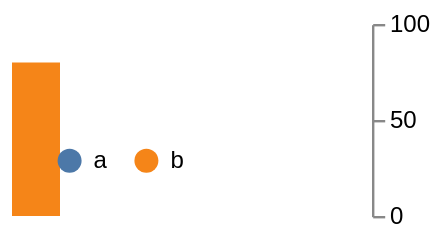

Vega-Lite specification for this chart:
### Vega specification from a JSON file in a GitHub repository (floating-point values rounded to 4 significant figures)
{"$schema": "https://vega.github.io/schema/vega/v6.json", "description": "**A guide's orientation may be computed, and reading it as text refuses it.** Every guide property accepts a `{\"signal\": …}`, and the enum-valued ones were the last to notice: an object is not a word, so reading one as text produced `[object Object]`, the parse of it failed, and what happened next depended on the property. A legend's orientation fell back to its default corner with a diagnostic. An **axis's** took the whole axis with it — `return null` — so a chart lost the side of itself it reserves room along, and the surface came out 210 wide where upstream draws 241. That is not a style: an orientation decides which edge of the plotting area a guide is measured against, so a chart that moves its axis from left to right is a different layout and not a different colour, and a dashboard offering \"labels on the left or the right\" writes exactly this. Three properties are here because three were found: the axis's `orient`, the legend's `orient`, and the legend's `direction`, which decides whether entries run down or across — probed, a legend whose direction is a signal reading `horizontal` makes a 206-wide surface where the default vertical makes 172. Each is written as an **expression** rather than a bare name so the answer cannot be confused with a literal that happened to parse.", "width": 150, "height": 80, "padding": 5, "signals": [{"name": "side", "value": "ri"}, {"name": "corner", "value": "bottom-"}, {"name": "across", "value": "horiz"}], "data": [{"name": "t", "values": [{"k": "a", "v": 30}, {"k": "b", "v": 80}]}], "scales": [{"name": "y", "type": "linear", "domain": [0, 100], "range": "height"}, {"name": "c", "type": "ordinal", "domain": {"data": "t", "field": "k"}, "range": "category"}], "axes": [{"orient": {"signal": "side + 'ght'"}, "scale": "y", "tickCount": 3}], "legends": [{"fill": "c", "orient": {"signal": "corner + 'left'"}, "direction": {"signal": "across + 'ontal'"}}], "marks": [{"type": "rect", "from": {"data": "t"}, "encode": {"update": {"x": {"value": 0}, "width": {"value": 20}, "y": {"scale": "y", "field": "v"}, "y2": {"scale": "y", "value": 0}, "fill": {"scale": "c", "field": "k"}}}}]}
